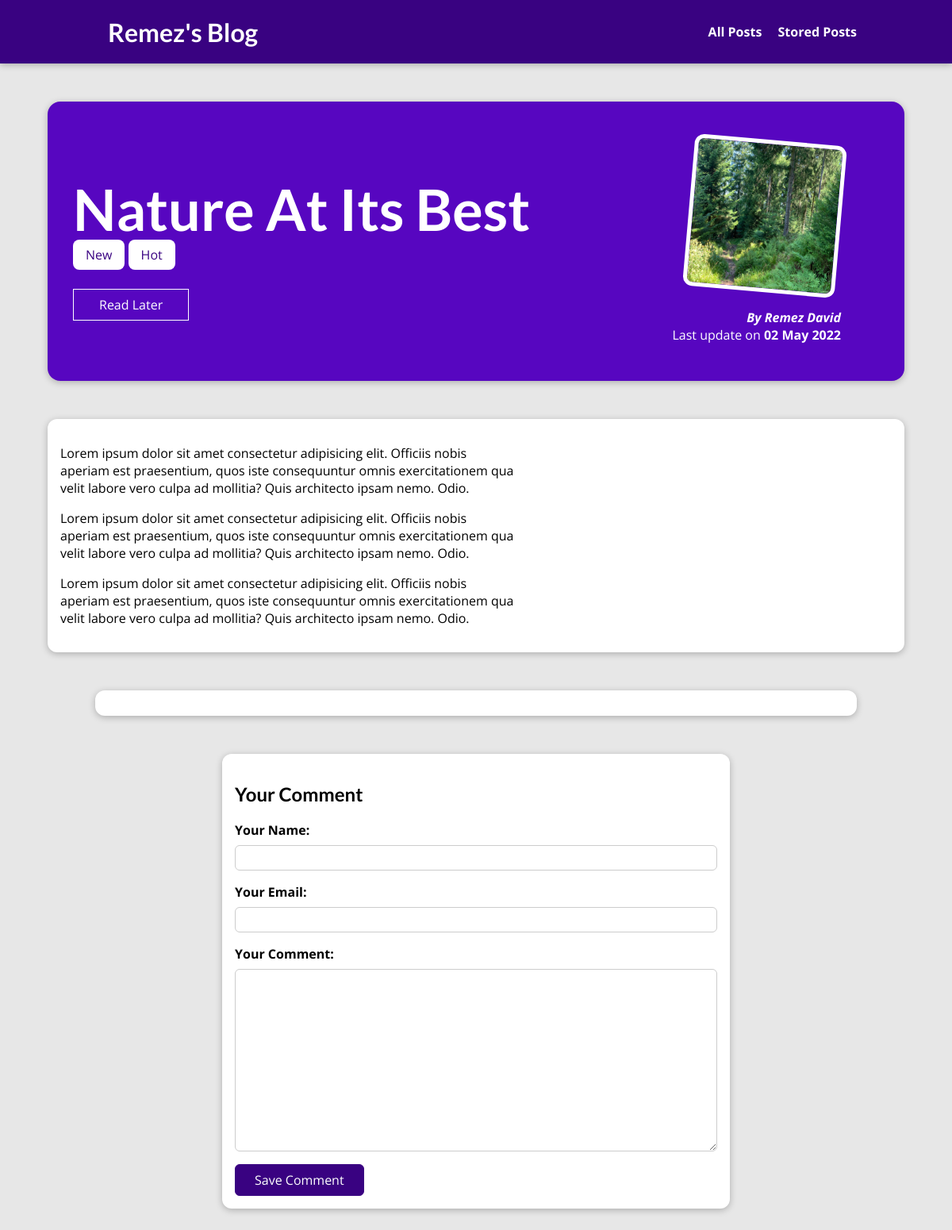
The page /posts/nature-at-its-best on the database its author committed.
### blog/models.py (models this page shows, shortened)
class Post(models.Model):
    title = models.CharField(max_length=150)
    excerpt = models.CharField(max_length=200)
    image = models.ImageField(upload_to="posts", null=True)
    date = models.DateField(auto_now=True)
    slug = models.SlugField(unique=True)
    content = models.TextField(validators=[MinLengthValidator(10)])
    author = models.ForeignKey(
        Author, on_delete=models.SET_NULL, related_name="posts", null=True)
    tags = models.ManyToManyField(Tag)

class Tag(models.Model):
    caption = models.CharField(max_length=20)

class Author(models.Model):
    first_name = models.CharField(max_length=100)
    last_name = models.CharField(max_length=100)
    email_address = models.EmailField()
    def full_name(self):
        return f"{self.first_name} {self.last_name}"
    def __str__(self):
        return self.full_name()

### blog/views.py (the view, shortened to what this page needs)
# urls.py: path('posts/<slug:slug>', view=views.SinglePostView.as_view(),
class SinglePostView(View):
    def is_stored_post(self, request, post_id):
        stored_posts = request.session.get("stored_posts")
        if stored_posts is not None:
            is_saved_for_later = post_id in stored_posts
        else:
            is_saved_for_later = False
        return is_saved_for_later
    def get(self, request, slug):
        post = Post.objects.get(slug=slug)
        context = {
            "post": post,
            "post_tags": post.tags.all(),
            "comment_form": CommentForm(),
            "comments": post.comments.all().order_by("-id"),
            "saved_for_later": self.is_stored_post(request, post.id),
        }
        return render(request=request, template_name="blog/post-detail.html", context=context)

### blog/forms.py
class CommentForm(forms.ModelForm):
    class Meta:
        model = Comment
        exclude = ["post"]
        labels = {
            "user_name": "Your Name",
            "user_email": "Your Email",
            "text": "Your Comment",
        }

### blog/templates/blog/post-detail.html (shortened to what this page needs)
{% extends 'base.html' %}
{% load static %}
{% block css_files %}
<link rel="stylesheet" href={% static 'blog/post-detail.css' %}>
{% endblock css_files %}
{% block page_content %}
<section id='summary'>
    <h2>{{ post.title }}</h2>
    <div>
        {% for tag in post_tags %}
        <span class="tag">{{tag.caption}}</span>
        {% endfor %}
    </div>
    <div id="read-later">
       <form action="{% url 'read-later' %}" method="POST">
            <button>
                {% if saved_for_later %}
                Remove from "Read Later" list
                {% else %}
                Read Later
                {% endif %}
            </button>
       </form>
    </div>
    <article>
        <img src="{{ post.image.url }}"} alt={{ post.title }}>
        <address>By <a href="mailto:{{post.author.email_address}}">{{ post.author }}</a></address>
        <div>
            Last update on <time>{{post.date|date:'d M Y'}}</time>
        </div>
    </article>
</section>
<main>
    {{ post.content|linebreaks }}
</main>
<section id="comments">
</section>
    <section id="comment-form">
        <h2>Your Comment</h2>
        <form action="{% url 'post-detail-page' post.slug %}" method="POST">
            {% for form_field in comment_form %}
            <div class="form-control {% if form_field.errors %}invalid{% endif %}">
                {{ form_field.label_tag }}
                {{ form_field }}
            </div>
            {% endfor %}
            <button>Save Comment</button>
        </form>
    </section>
{% endblock  %}

### static/app.css (style rules this page uses)
* { box-sizing: border-box; }
html { font-family: 'Open Sans', 'Lato', sans-serif; }
body { margin: 0; }
h1, h2, h3 { font-family: 'Lato', sans-serif; font-weight: bold; }

### blog/static/blog/post-detail.css (style rules this page uses)
body { background-color: #e7e7e7; }
#summary { margin: 8rem auto 3rem auto; padding: 2rem; width: 90%; max-width: 90rem; border-radius: 16px; background-color: #5706c0; position: relative; box-shadow: 0 2px 8px rgba(0, 0, 0, 0.25); height: 22rem; }
#summary h2 { color: white; font-size: 4.5rem; margin-bottom: 0.25rem; }
#summary article { position: absolute; top: 2rem; right: 3rem; padding: 1rem 2rem; border-radius: 12px; text-align: right; color: white; }
#summary article img { width: 12rem; height: 12rem; border-radius: 12px; transform: rotateZ(5deg); border: 5px solid white; margin-bottom: 1rem; }
#summary address { font-weight: bold; }
#summary a { color: white; text-decoration: none; }
#summary time { font-weight: bold; }
#read-later { margin: 2rem 0; }
#read-later button { background-color: transparent; border: 1px solid white; padding: 0.5rem 2rem; font: inherit; color: white; cursor: pointer; }
main { width: 90%; max-width: 90rem; margin: 3rem auto; background-color: white; padding: 1rem; border-radius: 12px; box-shadow: 0 2px 8px rgba(0, 0, 0, 0.25); }
.tag { background-color: white; color: #390281; padding: 0.5rem 1rem; border-radius: 8px; }
#comment-form { margin: 3rem auto; width: 90%; max-width: 40rem; border-radius: 12px; background-color: white; box-shadow: 0 2px 8px rgba(0, 0, 0, 0.25); padding: 1rem; }
#comment-form button { font: inherit; background-color: #390281; color: white; border: 1px solid #390281; padding: 0.5rem 1.5rem; border-radius: 6px; cursor: pointer; }
.form-control { margin-bottom: 1rem; }
.form-control label { font-weight: bold; margin-bottom: 0.5rem; display: block; }
.form-control input, .form-control textarea { display: block; width: 100%; font: inherit; padding: 0.25rem; border-radius: 6px; border: 1px solid #ccc; }
#comments { margin: 3rem auto; width: 90%; max-width: 60rem; border-radius: 12px; background-color: white; box-shadow: 0 2px 8px rgba(0, 0, 0, 0.25); padding: 1rem 2rem; }

### rows shown on the page
Post: title "Nature At Its Best", image (picture), author "Remez David", date "02 May 2022", content "Lorem ipsum dolor sit amet consectetur adipisicing elit. Officiis nobis aperiam est praesentium, quos iste consequuntur omnis exercitationem qua velit labore vero culpa ad mollitia? Quis architecto ipsam nemo. Odio. Lorem ipsum dolor sit amet consectetur adipisicing elit. Officiis nobis aperiam est praesentium, quos iste consequuntur omnis exercitationem qua velit labore vero culpa ad mollitia? Quis architecto ipsam nemo. Odio. Lorem ipsum dolor sit amet consectetur adipisicing elit. Officiis nobis aperiam est praesentium, quos iste consequuntur omnis exercitationem qua velit labore vero culpa ad mollitia? Quis architecto ipsam nemo. Odio."
Tag: caption "New"
Tag: caption "Hot"
